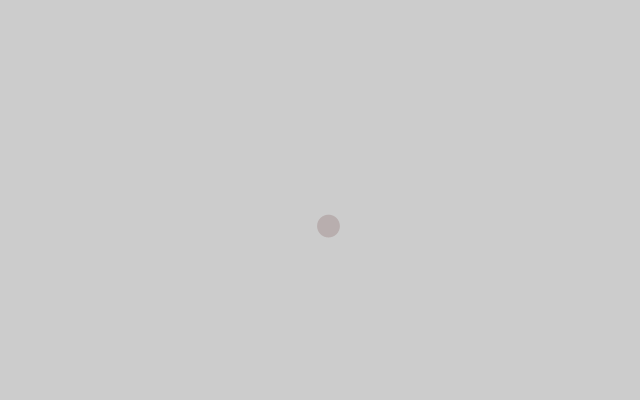
Frame 1 (no input)
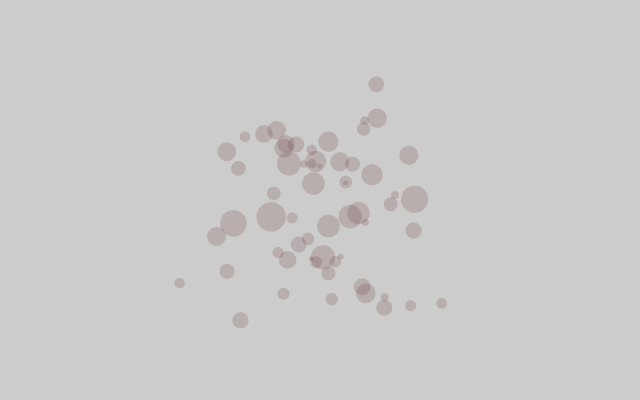
Frame 60 (the mouse pressed at the canvas centre just before this capture)
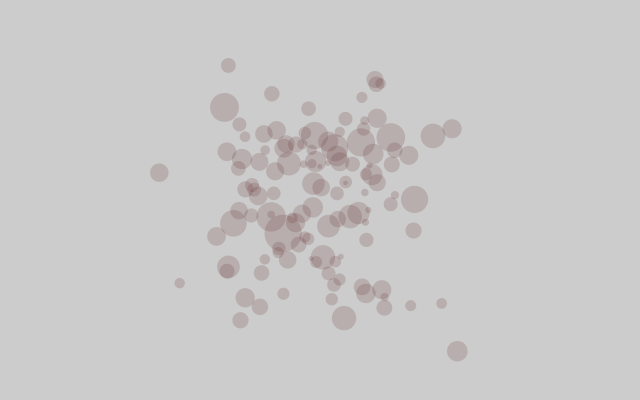
Frame 120 (the mouse held since frame 60 and released just before this capture)

The Processing sketch that drew these frames (run headless with seeded random() and noise(); from frame 60 on, the mouse is pressed at the canvas centre):

// Processing sketch: chap0_gauss
// ── chap0_gauss.pde
void setup() {
  size(640,400);
}

void draw() {
 float x = 320 + 60*(float) randomGaussian(); 
 float y = 200 + 60*(float) randomGaussian();
 
 float size = 16 + 6*(float) randomGaussian();
 
 noStroke();
 fill(100,50,50,50);
 ellipse(x,y,size,size);
}
